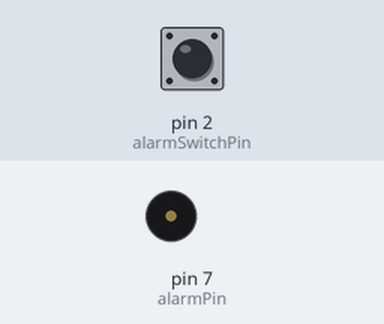
This sketch was run on a simulated Arduino Uno, built with avr-gcc and run on an emulated ATmega328P. Parts: buzzer (waves = sounding). The inputs (shaded band) are chosen by the test bench; at power-on: pin 2 (alarmSwitchPin) LOW.

Above: at 2.8 s.
2.9 s: pin 2 (alarmSwitchPin) pulled HIGH for 3.2 s
At 3.3 s:
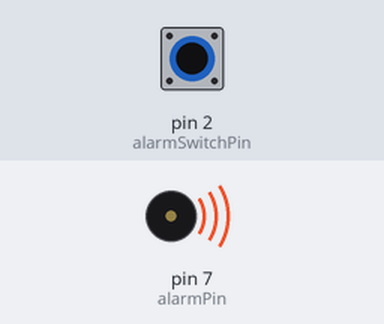
Timing chart, 0 to 8.0 s (numbered marks = the images above; inputs shaded):
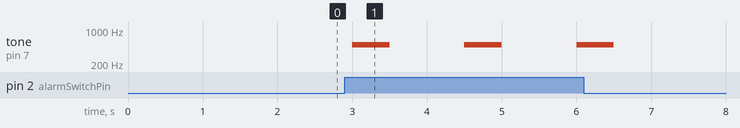

The sketch:

sketch_alarm_control.ino
```cpp
const byte alarmSwitchPin = 2;
const byte alarmPin = 7;
int val = 0;

void setup() {
  // put your setup code here, to run once:
  pinMode(alarmSwitchPin,INPUT);
  pinMode(alarmPin,OUTPUT);
  digitalWrite(alarmSwitchPin,LOW);

}

void loop() {
  // put your main code here, to run repeatedly:
  val = digitalRead(alarmSwitchPin);
  if(val == HIGH) {
    //play alarm tone here
    tone(alarmPin,500,500);
    delay(500);
  }
  noTone(alarmPin);
  delay(1000);
}
```

Measured:
- after the input at 2.9 s, tone on pin 7 (alarmPin): alternates 500 Hz for 0.50 s and silent for 1.0 s, 6 changes in all, then stays silent, starting after 0.10 s
